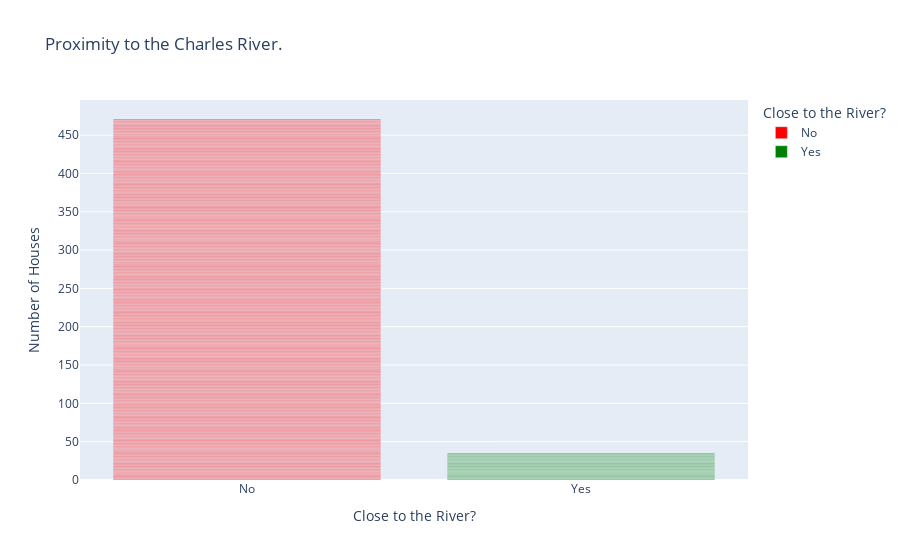

Notebook code cell kept with this figure:
### Code cell
fig = px.bar(data_frame=data, x="CLOSE_TO_RIVER", color="CLOSE_TO_RIVER", labels={"count": "Number of Houses", "CLOSE_TO_RIVER": "Close to the River?"}, title="Proximity to the Charles River.", color_discrete_map={"No": "red", "Yes": "green"})
fig.show()

### Figure 1 — Plotly figure (JSON) as saved in the notebook; plotly's stock layout.template omitted (floating-point values rounded to 4 significant figures; data arrays with more than 128 entries replaced by an {"elided": "..."} marker saying what was removed)
{"data": [{"alignmentgroup": "True", "hovertemplate": "Close to the River?=%{x}<br>Number of Houses=%{y}<extra></extra>", "legendgroup": "No", "marker": {"color": "red", "pattern": {"shape": ""}}, "name": "No", "offsetgroup": "No", "orientation": "v", "showlegend": true, "textposition": "auto", "x": {"elided": "471 str values"}, "xaxis": "x", "y": {"elided": "471 int values"}, "yaxis": "y", "type": "bar"}, {"alignmentgroup": "True", "hovertemplate": "Close to the River?=%{x}<br>Number of Houses=%{y}<extra></extra>", "legendgroup": "Yes", "marker": {"color": "green", "pattern": {"shape": ""}}, "name": "Yes", "offsetgroup": "Yes", "orientation": "v", "showlegend": true, "textposition": "auto", "x": ["Yes", "Yes", "Yes", "Yes", "Yes", "Yes", "Yes", "Yes", "Yes", "Yes", "Yes", "Yes", "Yes", "Yes", "Yes", "Yes", "Yes", "Yes", "Yes", "Yes", "Yes", "Yes", "Yes", "Yes", "Yes", "Yes", "Yes", "Yes", "Yes", "Yes", "Yes", "Yes", "Yes", "Yes", "Yes"], "xaxis": "x", "y": [1, 1, 1, 1, 1, 1, 1, 1, 1, 1, 1, 1, 1, 1, 1, 1, 1, 1, 1, 1, 1, 1, 1, 1, 1, 1, 1, 1, 1, 1, 1, 1, 1, 1, 1], "yaxis": "y", "type": "bar"}], "layout": {"xaxis": {"anchor": "y", "domain": [0.0, 1.0], "title": {"text": "Close to the River?"}, "categoryorder": "array", "categoryarray": ["No", "Yes"]}, "yaxis": {"anchor": "x", "domain": [0.0, 1.0], "title": {"text": "Number of Houses"}}, "legend": {"title": {"text": "Close to the River?"}, "tracegroupgap": 0}, "title": {"text": "Proximity to the Charles River."}, "barmode": "relative"}}
